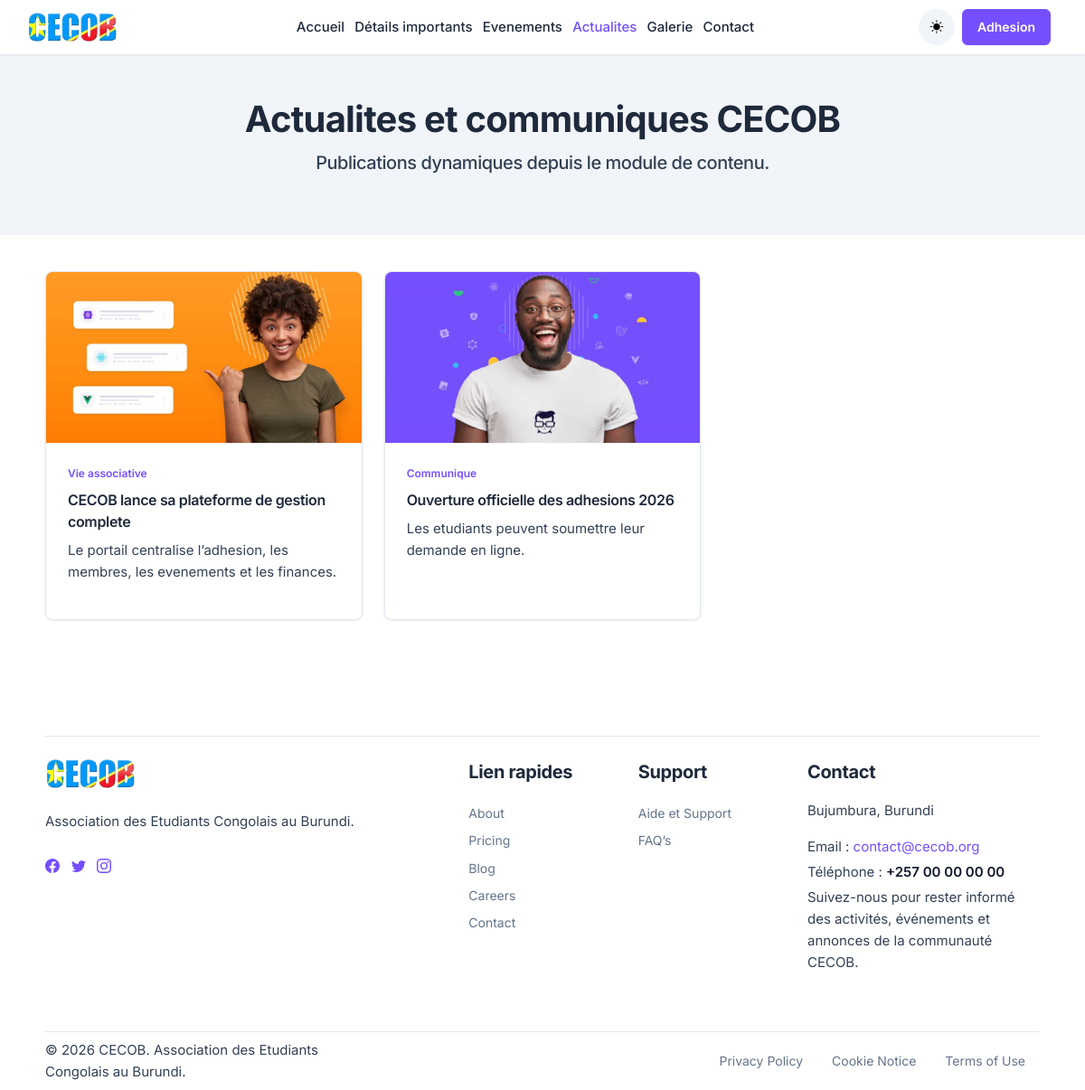
Screenshot of /blog.php with the database file from the repository.
### tables this page shows
CREATE TABLE posts (
    id INT AUTO_INCREMENT PRIMARY KEY,
    title VARCHAR(200) NOT NULL,
    slug VARCHAR(200) NOT NULL UNIQUE,
    category VARCHAR(100) NOT NULL,
    excerpt TEXT NOT NULL,
    body LONGTEXT NOT NULL,
    image_path VARCHAR(255) DEFAULT NULL,
    status VARCHAR(50) NOT NULL DEFAULT 'published',
    published_at DATETIME NOT NULL DEFAULT CURRENT_TIMESTAMP
);

### includes/functions.php (called while the page is built, shortened)
<?php
function db(): ?PDO
{
    global $pdo;
    return $pdo instanceof PDO ? $pdo : null;
}
function app_url(string $path = ''): string
{
    return rtrim(APP_URL, '/') . '/' . ltrim($path, '/');
}
function e(?string $value): string
{
    return htmlspecialchars((string) $value, ENT_QUOTES, 'UTF-8');
}
function fetch_posts_page(): array
{
    $stmt = db()->query("SELECT title, excerpt, category, image_path, slug, published_at FROM posts WHERE status = 'published' ORDER BY published_at DESC");
    return $stmt->fetchAll();
}

### blog.php (the view, shortened to what this page needs)
<?php
$posts = fetch_posts_page();
require_once __DIR__ . '/includes/public_header.php';
?>
<main>
    <section class="py-7 bg-light">
        <div class="container">
            <div class="row justify-content-center">
                <div class="col-xl-8 col-lg-10 col-12 text-center">
                    <h1 class="display-4 fw-bold">Actualites et communiques CECOB</h1>
                    <p class="lead">Publications dynamiques depuis le module de contenu.</p>
                </div>
            </div>
        </div>
    </section>
    <section class="pb-8 pt-6">
        <div class="container">
            <div class="row g-4"><?php foreach ($posts as $post): ?>
                    <div class="col-lg-4 col-md-6">
                        <div class="card h-100 shadow-sm"><a
                                href="<?= e(app_url('article.php?slug=' . urlencode($post['slug']))); ?>"><img
                                    src="<?= e($post['image_path'] ?: 'assets/images/blog/blogpost-1.jpg'); ?>"
                                    class="card-img-top" alt="" /></a>
                            <div class="card-body"><span
                                    class="fs-6 fw-semibold d-block text-primary"><?= e($post['category']); ?></span>
                                <h3 class="h4 mt-2"><a
                                        href="<?= e(app_url('article.php?slug=' . urlencode($post['slug']))); ?>"
                                        class="text-inherit"><?= e($post['title']); ?></a></h3>
                                <p><?= e($post['excerpt']); ?></p>
                            </div>
                        </div>
                    </div><?php endforeach; ?>
            </div>
        </div>
    </section>
</main>
<?php require_once __DIR__ . '/includes/public_footer.php'; ?>

### rows the page displays
posts: image_path (picture), category "Vie associative", title "CECOB lance sa plateforme de gestion complete", excerpt "Le portail centralise l’adhesion, les membres, les evenements et les finances."
posts: image_path (picture), category "Communique", title "Ouverture officielle des adhesions 2026", excerpt "Les etudiants peuvent soumettre leur demande en ligne."
